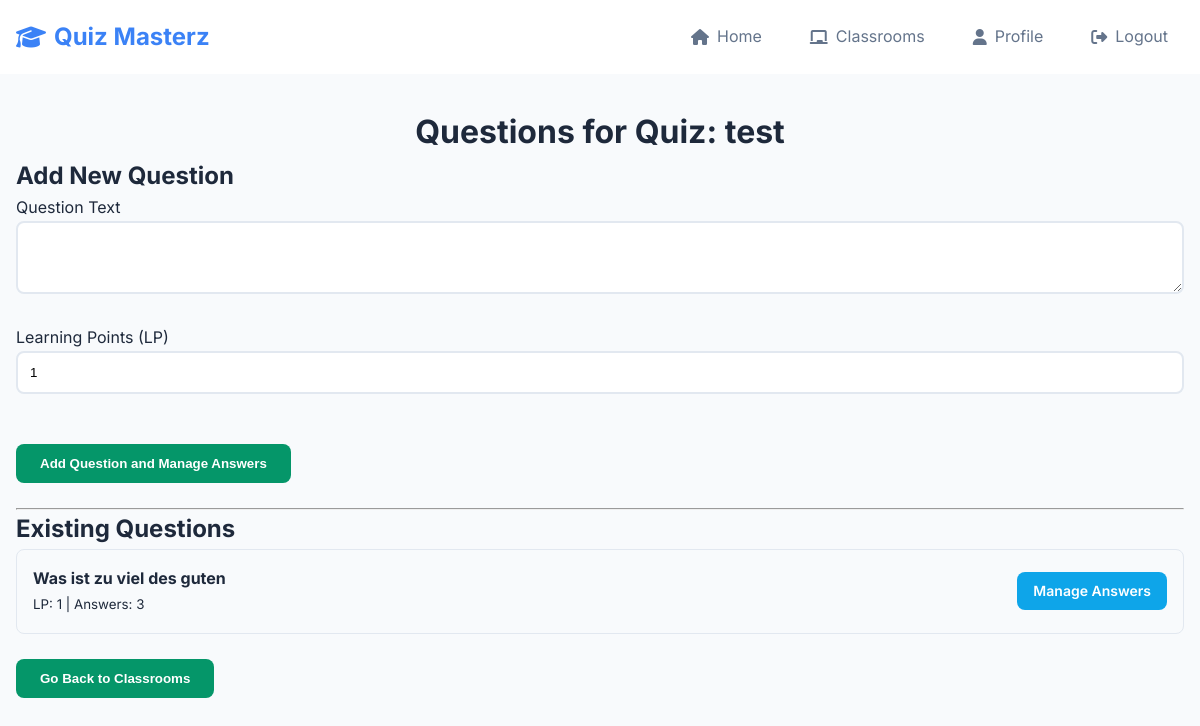
/teacher/quiz/7/manage_questions (signed in), run on an earlier commit of the app's database.
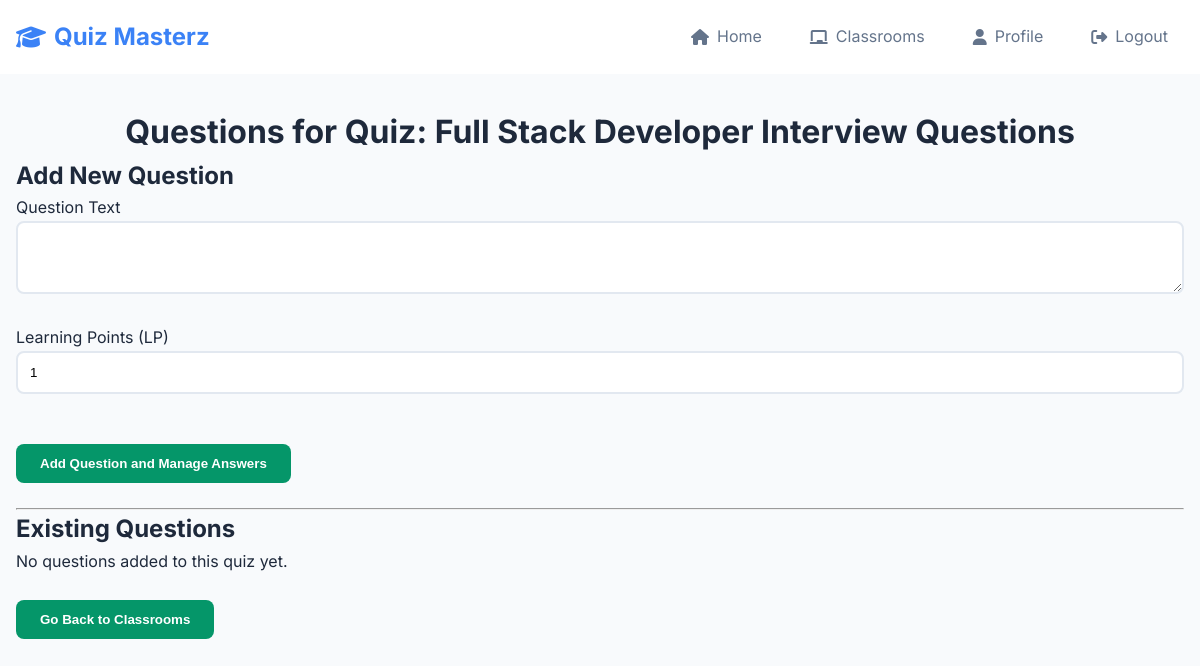
And on a later commit of the database.
### website/models.py (models this page shows, shortened)
class Quiz(db.Model):
    id = db.Column(db.Integer, primary_key=True)
    name = db.Column(db.String(150), nullable=False)
    teacher_id = db.Column(db.Integer, db.ForeignKey('user.id'), nullable=False)
    is_published = db.Column(db.Boolean, default=False, nullable=False)
    questions = db.relationship('Question', backref='quiz', lazy='dynamic', cascade="all, delete-orphan")
    teacher = db.relationship('User', backref=db.backref('created_quizzes', lazy='dynamic'))

class Question(db.Model):
    id = db.Column(db.Integer, primary_key=True)
    quiz_id = db.Column(db.Integer, db.ForeignKey('quiz.id'), nullable=False)
    text = db.Column(db.Text, nullable=False)
    learning_points = db.Column(db.Integer, nullable=False, default=1)
    answers = db.relationship('Answer', backref='question', lazy='dynamic', cascade="all, delete-orphan")

### website/views.py (the view, shortened to what this page needs)
@views.route('/teacher/quiz/<int:quiz_id>/manage_questions', methods=['GET', 'POST'])
@login_required
def teacher_manage_quiz_questions(quiz_id):
    if current_user.role != 'teacher':
        flash('Access denied.', category='error')
        return redirect(url_for('views.home'))
    quiz = Quiz.query.get_or_404(quiz_id)
    if quiz.teacher_id != current_user.id:
        flash('You do not own this quiz.', category='error')
        return redirect(url_for('views.teacher_classrooms'))
    classroom_id = request.args.get('classroom_id', type=int)
    questions = quiz.questions.all()
    return render_template('teacher_manage_questions.html', user=current_user, quiz=quiz, questions=questions, classroom_id=classroom_id)

### website/__init__.py (called while the page is built)
def create_app():
    app = Flask(__name__)
    app.config['SECRET_KEY'] = 'hjshjhdjah kjshkjdhjs'
    app.config['SQLALCHEMY_DATABASE_URI'] = f'sqlite:///{DB_NAME}'
    db.init_app(app)
    from .views import views
    from .auth import auth
    app.register_blueprint(views, url_prefix='/')
    app.register_blueprint(auth, url_prefix='/')
    with app.app_context():
        db.create_all()
    from .models import User, Classroom, Quiz, Question, Answer, StudentQuizAttempt
    login_manager = LoginManager()
    login_manager.login_view = 'auth.login'
    login_manager.init_app(app)
    @login_manager.user_loader
    def load_user(id):
        return User.query.get(int(id))
    return app

### website/templates/teacher_manage_questions.html (shortened to what this page needs)
{% extends "base.html" %}
{% block content %}
<h1 align="center">Questions for Quiz: {{ quiz.name }}</h1>
<div class="container">
    <h2>Add New Question</h2>
    <form method="POST" action="{{ url_for('views.teacher_manage_quiz_questions', quiz_id=quiz.id) }}">
        <div class="form-group">
            <label for="question_text">Question Text</label>
            <textarea class="form-control" id="question_text" name="question_text" rows="3" required></textarea>
        </div>
        <div class="form-group">
            <label for="learning_points">Learning Points (LP)</label>
            <input type="number" class="form-control" id="learning_points" name="learning_points" value="1" min="0" required>
        </div>
        <br />
        <button type="submit" class="btn btn-success">Add Question and Manage Answers</button>
    </form>
    <br />
    <hr>
    <h2>Existing Questions</h2>
    {% if questions %}
        <ul class="list-group">
            {% for question in questions %}
                <li class="list-group-item d-flex justify-content-between align-items-center">
                    <div>
                        <p><strong>{{ question.text }}</strong></p>
                        <small>LP: {{ question.learning_points }} | Answers: {{ question.answers.count() }}</small>
                    </div>
                    <div>
                        <a href="{{ url_for('views.teacher_manage_question_answers', question_id=question.id, classroom_id=classroom_id) }}" class="btn btn-sm btn-info">Manage Answers</a>
                    </div>
                </li>
            {% endfor %}
        </ul>
    {% else %}
        <p>No questions added to this quiz yet.</p>
    {% endif %}
    <br />
    {% if classroom_id %}
    <button onclick="location.href='{{ url_for('views.edit_classroom', classroom_id=classroom_id) }}'" class="btn btn-primary">Back to Classroom</button>
    {% else %}
    <button onclick="location.href='{{ url_for('views.teacher_classrooms') }}'" class="btn btn-success">Go Back to Classrooms</button>
    {% endif %}
</div>
{% endblock %}

What changed in the data, as far as the page shows it:
removed Question: text "Was ist zu viel des guten", learning_points "1", answers.count "3"
changed Quiz: name "test" → "Full Stack Developer Interview Questions"
Also different on the page:
text now shown: "No questions added to this quiz yet."
